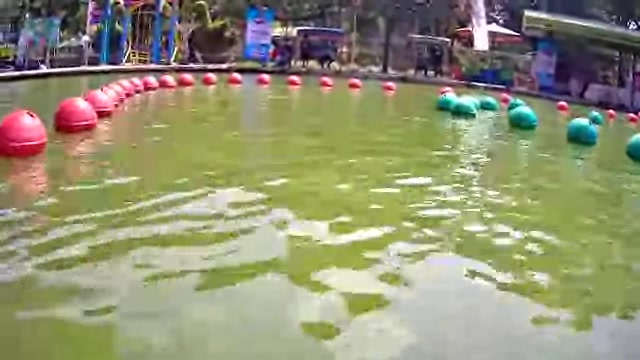
#> input picture opencv/GAMBARNYA NICH.jpg, 640 x 360 px
$ python segment_image.py
#> lines starting #> are read from the running program, lines starting #| are printed output that depends on the picture; after the words box and inside, x2 and y2 are one past the last pixel; in counts of white or black regions, pixels touching at a corner belong together
import cv2
import numpy as np

# --- BAGIAN 1: INISIALISASI (SETUP) ---
def empty(a):
    pass

# Ganti nama file sesuai file Anda
path_gambar = 'GAMBARNYA NICH.jpg'

# Cek apakah file ada
img = cv2.imread(path_gambar)
#> img is the input picture: shape (360, 640, 3); mean B, G, R 115.6, 145.8, 146.1
if img is None:
    print("ERROR: Gambar tidak ditemukan! Cek nama file atau folder.")
    # Buat gambar dummy jika tidak ada
    img = np.zeros((400, 600, 3), dtype=np.uint8)
    cv2.rectangle(img, (50, 50), (250, 350), (0, 0, 255), -1) # Merah
    cv2.rectangle(img, (350, 50), (550, 350), (0, 255, 0), -1) # Hijau

# Resize agar muat di layar (Standardize size)
img = cv2.resize(img, (640, 480))
#> img: shape (480, 640, 3)
current_frame = img.copy() # Global variable untuk mouse callback

# Fungsi Mouse Callback (Klik untuk ambil warna)
# [59 lines left out: function mouse_callback, not called in this run]

# Membuat Jendela Kontrol (Trackbar)
cv2.namedWindow("Pengaturan Warna")
cv2.resizeWindow("Pengaturan Warna", 1000, 600)

# Trackbar untuk MERAH (Default User: HSV[8, 224, 106])
cv2.createTrackbar("R H Min", "Pengaturan Warna", 0, 179, empty)
cv2.createTrackbar("R H Max", "Pengaturan Warna", 18, 179, empty)
cv2.createTrackbar("R S Min", "Pengaturan Warna", 184, 255, empty)
cv2.createTrackbar("R S Max", "Pengaturan Warna", 255, 255, empty)
cv2.createTrackbar("R V Min", "Pengaturan Warna", 66, 255, empty)
cv2.createTrackbar("R V Max", "Pengaturan Warna", 255, 255, empty)

# Trackbar untuk HIJAU (Default User: HSV[89, 250, 54])
cv2.createTrackbar("G H Min", "Pengaturan Warna", 79, 179, empty)
cv2.createTrackbar("G H Max", "Pengaturan Warna", 99, 179, empty)
cv2.createTrackbar("G S Min", "Pengaturan Warna", 210, 255, empty)
cv2.createTrackbar("G S Max", "Pengaturan Warna", 255, 255, empty)
cv2.createTrackbar("G V Min", "Pengaturan Warna", 14, 255, empty)
cv2.createTrackbar("G V Max", "Pengaturan Warna", 255, 255, empty)

print("Program Berjalan.")
print("Tekan 'q' untuk keluar.")
print("Tampilan: Kiri-Atas (Asli), Kanan-Atas (Overlay), Kiri-Bawah (Masked), Kanan-Bawah (Binary)")

# --- BAGIAN 2: LOOP UTAMA ---
# Buat window hasil dulu agar bisa diset callback
cv2.namedWindow("Hasil Deteksi")
cv2.setMouseCallback("Hasil Deteksi", mouse_callback)

while True:
    # Kita pakai img yang sudah di-load di awal
    frame = img.copy()

    # 1. Pre-processing: Gaussian Blur (Haluskan citra)
    blurred = cv2.GaussianBlur(frame, (11, 11), 0)

    # 2. Konversi gambar ke HSV
    imgHSV = cv2.cvtColor(blurred, cv2.COLOR_BGR2HSV)
#> imgHSV: shape (480, 640, 3); mean H, S, V 56.9, 76.9, 155.5

    # 3. Baca posisi slider MERAH
    r_h_min = cv2.getTrackbarPos("R H Min", "Pengaturan Warna")
    r_h_max = cv2.getTrackbarPos("R H Max", "Pengaturan Warna")
    r_s_min = cv2.getTrackbarPos("R S Min", "Pengaturan Warna")
    r_s_max = cv2.getTrackbarPos("R S Max", "Pengaturan Warna")
    r_v_min = cv2.getTrackbarPos("R V Min", "Pengaturan Warna")
    r_v_max = cv2.getTrackbarPos("R V Max", "Pengaturan Warna")

    # 4. Baca posisi slider HIJAU
    g_h_min = cv2.getTrackbarPos("G H Min", "Pengaturan Warna")
    g_h_max = cv2.getTrackbarPos("G H Max", "Pengaturan Warna")
    g_s_min = cv2.getTrackbarPos("G S Min", "Pengaturan Warna")
    g_s_max = cv2.getTrackbarPos("G S Max", "Pengaturan Warna")
    g_v_min = cv2.getTrackbarPos("G V Min", "Pengaturan Warna")
    g_v_max = cv2.getTrackbarPos("G V Max", "Pengaturan Warna")

    # 5. Buat Masking Merah (Handle Wrap-Around)
    # Jika nilai H_min lebih besar dari H_max, berarti rentang warna merah melintasi batas 0/179 (wrap-around)
    if r_h_min > r_h_max:
        # Bagian pertama dari rentang merah (dari H_min sampai 179)
        lower_red1 = np.array([r_h_min, r_s_min, r_v_min])
        upper_red1 = np.array([179, r_s_max, r_v_max])
        mask_red1 = cv2.inRange(imgHSV, lower_red1, upper_red1)

        # Bagian kedua dari rentang merah (dari 0 sampai H_max)
        lower_red2 = np.array([0, r_s_min, r_v_min])
        upper_red2 = np.array([r_h_max, r_s_max, r_v_max])
        mask_red2 = cv2.inRange(imgHSV, lower_red2, upper_red2)

        # Gabungkan kedua mask untuk mendapatkan mask merah yang lengkap
        mask_red = cv2.bitwise_or(mask_red1, mask_red2)
    else:
        # Jika tidak ada wrap-around, buat mask merah dengan rentang tunggal
        lower_red = np.array([r_h_min, r_s_min, r_v_min])
        upper_red = np.array([r_h_max, r_s_max, r_v_max])
        mask_red = cv2.inRange(imgHSV, lower_red, upper_red)
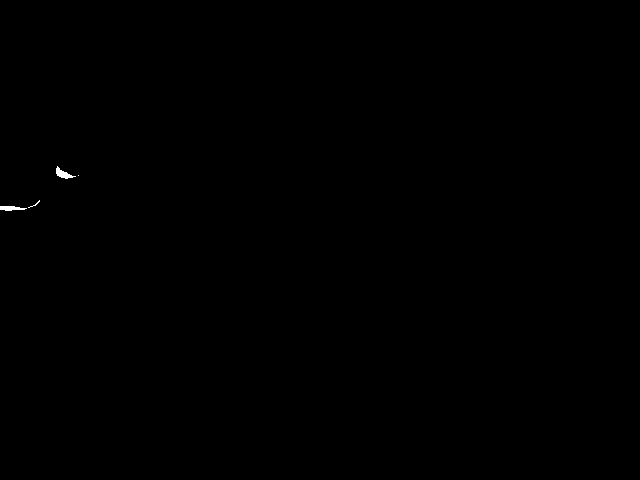
#> mask_red: shape (480, 640); 0.07% white; 4 white regions (2 under 20 px), largest, box (x1, y1, x2, y2) and area: (56, 166, 76, 179) 108, (0, 206, 27, 211) 94

    # 6. Buat Masking Hijau
    lower_green = np.array([g_h_min, g_s_min, g_v_min])
    upper_green = np.array([g_h_max, g_s_max, g_v_max])
    mask_green = cv2.inRange(imgHSV, lower_green, upper_green)
#> mask_green: shape (480, 640); 0.24% white; 6 white regions, box (x1, y1, x2, y2) and area: (573, 170, 594, 191) 286, (514, 155, 533, 169) 179, (631, 194, 640, 212) 133, (442, 135, 450, 144) 58, (454, 143, 467, 152) 58, (484, 140, 492, 144) 27

    # 7. Operasi Morfologi (Pembersihan Noise)
    kernel = np.ones((7, 7), np.uint8)
    mask_red = cv2.morphologyEx(mask_red, cv2.MORPH_OPEN, kernel)
#> mask_red: shape (480, 640); every value is 0
    mask_red = cv2.morphologyEx(mask_red, cv2.MORPH_CLOSE, kernel)
    mask_green = cv2.morphologyEx(mask_green, cv2.MORPH_OPEN, kernel)
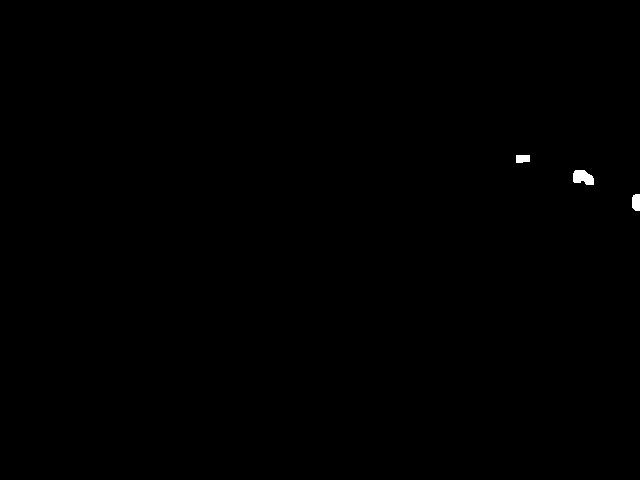
#> mask_green: shape (480, 640); 0.15% white; 3 white regions, box (x1, y1, x2, y2) and area: (573, 170, 594, 185) 240, (632, 194, 640, 211) 125, (516, 155, 530, 163) 105
    mask_green = cv2.morphologyEx(mask_green, cv2.MORPH_CLOSE, kernel)
#> mask_green: shape (480, 640); 0.16% white; 3 white regions

    # 8. Gabungkan Mask
    mask_combined = cv2.bitwise_or(mask_red, mask_green)

    # 9. Siapkan Tampilan
    imgOverlay = frame.copy()
    imgMasked = cv2.bitwise_and(frame, frame, mask=mask_combined)

    # Gambar kotak di sekitar bola (Hanya jika bentuknya agak bulat)
    contours_red, _ = cv2.findContours(mask_red, cv2.RETR_TREE, cv2.CHAIN_APPROX_SIMPLE)
#> contours_red = []
    for contour in contours_red:
        area = cv2.contourArea(contour)
        if area > 100: # Diperkecil agar objek kecil/jauh terdeteksi
            # Cek kebulatan (circularity)
            perimeter = cv2.arcLength(contour, True)
            if perimeter == 0: continue
            circularity = 4 * np.pi * (area / (perimeter * perimeter))

            if circularity > 0.4: # Diperlonggar agar bentuk tidak sempurna tetap masuk
                x, y, w, h = cv2.boundingRect(contour)
                cv2.rectangle(imgOverlay, (x, y), (x + w, y + h), (0, 0, 255), 2)
                cv2.putText(imgOverlay, "MERAH", (x, y - 10), cv2.FONT_HERSHEY_SIMPLEX, 0.5, (0, 0, 255), 2)
                cv2.rectangle(imgMasked, (x, y), (x + w, y + h), (0, 0, 255), 2)
                cv2.putText(imgMasked, "MERAH", (x, y - 10), cv2.FONT_HERSHEY_SIMPLEX, 0.5, (0, 0, 255), 2)
#> this loop made 0 passes

    contours_green, _ = cv2.findContours(mask_green, cv2.RETR_TREE, cv2.CHAIN_APPROX_SIMPLE)
#> contours_green = 3 contours; box (x1, y1, x2, y2) and area: (573, 170, 594, 185) 218, (632, 194, 640, 211) 104, (516, 155, 530, 163) 84
    for contour in contours_green:
        area = cv2.contourArea(contour)
        if area > 100: # Diperkecil
            perimeter = cv2.arcLength(contour, True)
            if perimeter == 0: continue
            circularity = 4 * np.pi * (area / (perimeter * perimeter))

            if circularity > 0.4: # Diperlonggar
                x, y, w, h = cv2.boundingRect(contour)
                cv2.rectangle(imgOverlay, (x, y), (x + w, y + h), (0, 255, 0), 2)
                cv2.putText(imgOverlay, "HIJAU", (x, y - 10), cv2.FONT_HERSHEY_SIMPLEX, 0.5, (0, 255, 0), 2)
                cv2.rectangle(imgMasked, (x, y), (x + w, y + h), (0, 255, 0), 2)
                cv2.putText(imgMasked, "HIJAU", (x, y - 10), cv2.FONT_HERSHEY_SIMPLEX, 0.5, (0, 255, 0), 2)
#> this loop made 3 passes
#> (area, perimeter, circularity, x, y, w, h) on passes 1 to 2: (103.5, 43.07, 0.701, 632, 194, 8, 17), (218, 60.97, 0.737, 573, 170, 21, 15)
#> area on pass 3: 84.5
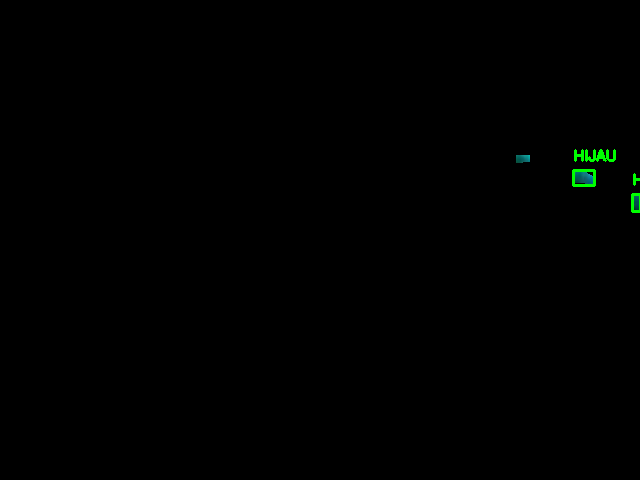
#> imgMasked: shape (480, 640, 3); mean B, G, R 0.1, 0.7, 0
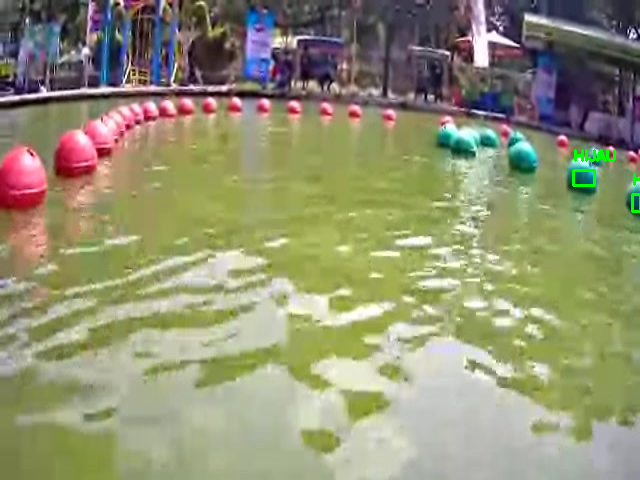
#> imgOverlay: shape (480, 640, 3); mean B, G, R 115.3, 146, 146

    # Tampilkan window 2x2 Grid
    w, h = 400, 300

    frame_small = cv2.resize(frame, (w, h))
    imgOverlay_small = cv2.resize(imgOverlay, (w, h))
    imgMasked_small = cv2.resize(imgMasked, (w, h))
    mask_bgr = cv2.cvtColor(mask_combined, cv2.COLOR_GRAY2BGR)
#> mask_bgr: shape (480, 640, 3); 0.16% white; 3 white regions, box (x1, y1, x2, y2) and area: (573, 170, 594, 185) 247, (632, 194, 640, 211) 125, (516, 155, 530, 163) 105
    mask_small = cv2.resize(mask_bgr, (w, h))

    # Update global frame dengan ukuran kecil agar koordinat klik sesuai
    current_frame = frame_small

    # Susun Grid
    row1 = np.hstack([frame_small, imgOverlay_small])
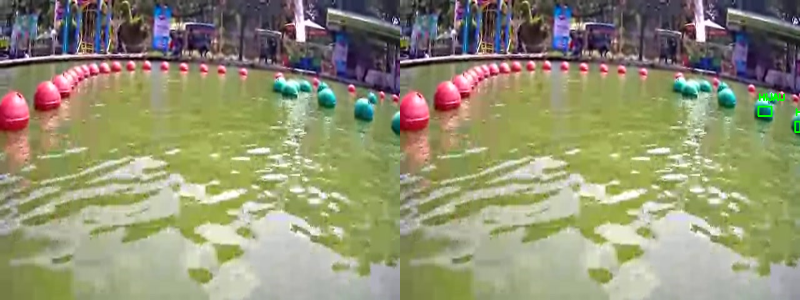
#> row1: shape (300, 800, 3); mean B, G, R 115.3, 145.8, 146
    row2 = np.hstack([imgMasked_small, mask_small])
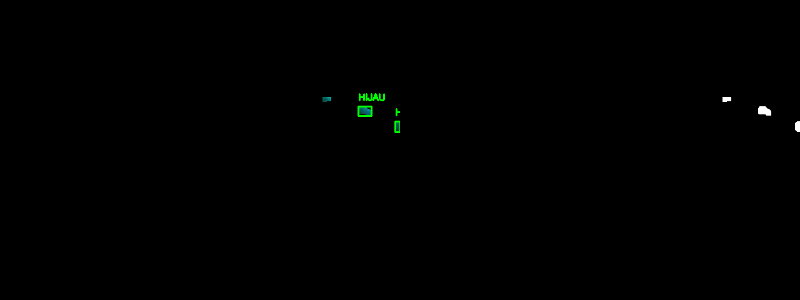
#> row2: shape (300, 800, 3); mean B, G, R 0.3, 0.5, 0.2
    stack = np.vstack([row1, row2])
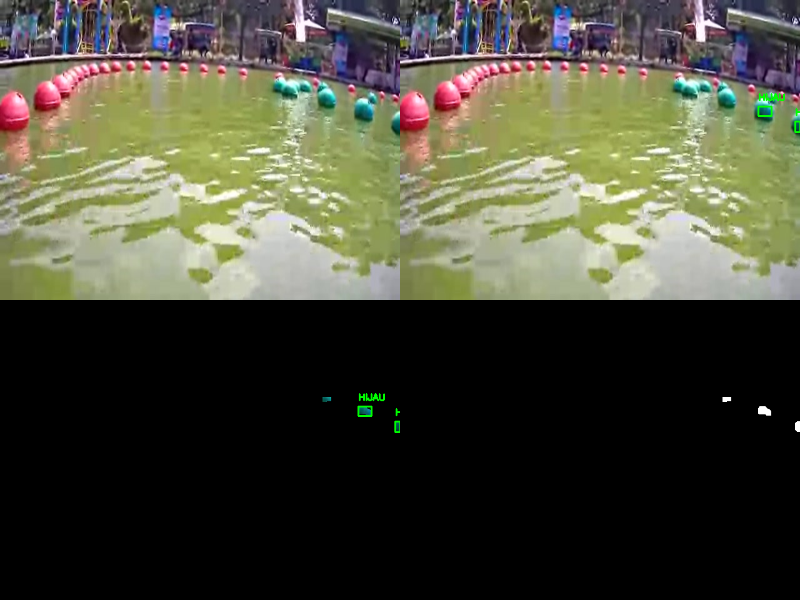
#> stack: shape (600, 800, 3); mean B, G, R 57.8, 73.2, 73.1

    cv2.imshow("Hasil Deteksi", stack)

    # Tombol Keluar
    if cv2.waitKey(30) & 0xFF == ord('q'):
#> (key q is pressed here)
        break

cv2.destroyAllWindows()
